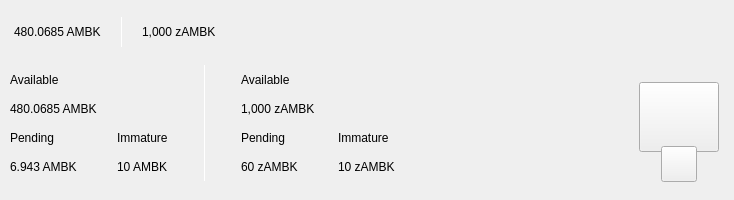
<?xml version="1.0" encoding="UTF-8"?>
<ui version="4.0">
 <class>TopBar</class>
 <widget class="QWidget" name="TopBar">
  <property name="geometry">
   <rect>
    <x>0</x>
    <y>0</y>
    <width>734</width>
    <height>200</height>
   </rect>
  </property>
  <property name="minimumSize">
   <size>
    <width>0</width>
    <height>200</height>
   </size>
  </property>
  <property name="maximumSize">
   <size>
    <width>16777215</width>
    <height>200</height>
   </size>
  </property>
  <property name="windowTitle">
   <string>Form</string>
  </property>
  <layout class="QVBoxLayout" name="verticalLayout_10" stretch="0">
   <property name="spacing">
    <number>0</number>
   </property>
   <property name="leftMargin">
    <number>0</number>
   </property>
   <property name="topMargin">
    <number>0</number>
   </property>
   <property name="rightMargin">
    <number>0</number>
   </property>
   <property name="bottomMargin">
    <number>0</number>
   </property>
   <item>
    <widget class="PFBorderImage" name="containerTop" native="true">
     <layout class="QVBoxLayout" name="verticalLayout_11">
      <property name="spacing">
       <number>0</number>
      </property>
      <property name="leftMargin">
       <number>0</number>
      </property>
      <property name="topMargin">
       <number>0</number>
      </property>
      <property name="rightMargin">
       <number>0</number>
      </property>
      <property name="bottomMargin">
       <number>0</number>
      </property>
      <item>
       <widget class="QWidget" name="top_container_2" native="true">
        <property name="minimumSize">
         <size>
          <width>0</width>
          <height>65</height>
         </size>
        </property>
        <layout class="QHBoxLayout" name="top_container">
         <property name="spacing">
          <number>0</number>
         </property>
         <property name="leftMargin">
          <number>14</number>
         </property>
         <property name="topMargin">
          <number>0</number>
         </property>
         <property name="rightMargin">
          <number>14</number>
         </property>
         <property name="bottomMargin">
          <number>0</number>
         </property>
         <item alignment="Qt::AlignVCenter">
          <widget class="QWidget" name="widgetTopAmount" native="true">
           <property name="sizePolicy">
            <sizepolicy hsizetype="Preferred" vsizetype="Maximum">
             <horstretch>0</horstretch>
             <verstretch>0</verstretch>
            </sizepolicy>
           </property>
           <layout class="QHBoxLayout" name="horizontalLayout_5">
            <property name="spacing">
             <number>0</number>
            </property>
            <property name="leftMargin">
             <number>0</number>
            </property>
            <property name="topMargin">
             <number>0</number>
            </property>
            <property name="rightMargin">
             <number>0</number>
            </property>
            <property name="bottomMargin">
             <number>0</number>
            </property>
            <item alignment="Qt::AlignTop">
             <widget class="QLabel" name="labelAmountTopAmbk">
              <property name="minimumSize">
               <size>
                <width>0</width>
                <height>36</height>
               </size>
              </property>
              <property name="styleSheet">
               <string notr="true">padding:0px;margin:0px;</string>
              </property>
              <property name="text">
               <string>480.0685 AMBK</string>
              </property>
             </widget>
            </item>
            <item>
             <spacer name="horizontalSpacer_11">
              <property name="orientation">
               <enum>Qt::Horizontal</enum>
              </property>
              <property name="sizeType">
               <enum>QSizePolicy::Fixed</enum>
              </property>
              <property name="sizeHint" stdset="0">
               <size>
                <width>20</width>
                <height>20</height>
               </size>
              </property>
             </spacer>
            </item>
            <item alignment="Qt::AlignVCenter">
             <widget class="QLabel" name="label_16">
              <property name="minimumSize">
               <size>
                <width>1</width>
                <height>30</height>
               </size>
              </property>
              <property name="maximumSize">
               <size>
                <width>1</width>
                <height>30</height>
               </size>
              </property>
              <property name="styleSheet">
               <string notr="true">background-color:white;
padding:0px;
border:none;</string>
              </property>
              <property name="text">
               <string/>
              </property>
             </widget>
            </item>
            <item>
             <spacer name="horizontalSpacer_12">
              <property name="orientation">
               <enum>Qt::Horizontal</enum>
              </property>
              <property name="sizeType">
               <enum>QSizePolicy::Fixed</enum>
              </property>
              <property name="sizeHint" stdset="0">
               <size>
                <width>20</width>
                <height>20</height>
               </size>
              </property>
             </spacer>
            </item>
            <item alignment="Qt::AlignTop">
             <widget class="QLabel" name="labelAmountTopzAmbk">
              <property name="minimumSize">
               <size>
                <width>0</width>
                <height>36</height>
               </size>
              </property>
              <property name="text">
               <string>1,000 zAMBK</string>
              </property>
             </widget>
            </item>
           </layout>
          </widget>
         </item>
         <item>
          <spacer name="horizontalSpacer">
           <property name="orientation">
            <enum>Qt::Horizontal</enum>
           </property>
           <property name="sizeHint" stdset="0">
            <size>
             <width>40</width>
             <height>20</height>
            </size>
           </property>
          </spacer>
         </item>
         <item>
          <layout class="QHBoxLayout" name="horizontalLayout_4">
           <property name="spacing">
            <number>12</number>
           </property>
           <property name="rightMargin">
            <number>0</number>
           </property>
           <item alignment="Qt::AlignRight">
            <widget class="QWidget" name="layoutSync" native="true">
             <property name="minimumSize">
              <size>
               <width>0</width>
               <height>36</height>
              </size>
             </property>
             <property name="maximumSize">
              <size>
               <width>16777215</width>
               <height>36</height>
              </size>
             </property>
             <layout class="QVBoxLayout" name="verticalLayout_9">
              <property name="leftMargin">
               <number>0</number>
              </property>
              <property name="topMargin">
               <number>0</number>
              </property>
              <property name="rightMargin">
               <number>0</number>
              </property>
              <property name="bottomMargin">
               <number>0</number>
              </property>
              <item>
               <widget class="ExpandableButton" name="pushButtonSync" native="true">
                <property name="minimumSize">
                 <size>
                  <width>36</width>
                  <height>36</height>
                 </size>
                </property>
                <property name="maximumSize">
                 <size>
                  <width>16777215</width>
                  <height>36</height>
                 </size>
                </property>
               </widget>
              </item>
             </layout>
            </widget>
           </item>
           <item>
            <widget class="ExpandableButton" name="pushButtonMint" native="true">
             <property name="minimumSize">
              <size>
               <width>36</width>
               <height>36</height>
              </size>
             </property>
            </widget>
           </item>
           <item>
            <widget class="ExpandableButton" name="pushButtonStack" native="true">
             <property name="minimumSize">
              <size>
               <width>36</width>
               <height>36</height>
              </size>
             </property>
            </widget>
           </item>
           <item>
            <widget class="ExpandableButton" name="pushButtonColdStaking" native="true">
             <property name="minimumSize">
              <size>
               <width>36</width>
               <height>36</height>
              </size>
             </property>
            </widget>
           </item>
           <item>
            <widget class="ExpandableButton" name="pushButtonConnection" native="true">
             <property name="minimumSize">
              <size>
               <width>36</width>
               <height>36</height>
              </size>
             </property>
            </widget>
           </item>
           <item>
            <widget class="ExpandableButton" name="pushButtonLock" native="true">
             <property name="sizePolicy">
              <sizepolicy hsizetype="Expanding" vsizetype="Expanding">
               <horstretch>0</horstretch>
               <verstretch>0</verstretch>
              </sizepolicy>
             </property>
             <property name="minimumSize">
              <size>
               <width>36</width>
               <height>0</height>
              </size>
             </property>
            </widget>
           </item>
           <item>
            <widget class="ExpandableButton" name="pushButtonTheme" native="true">
             <property name="minimumSize">
              <size>
               <width>36</width>
               <height>36</height>
              </size>
             </property>
             <property name="maximumSize">
              <size>
               <width>16777215</width>
               <height>36</height>
              </size>
             </property>
            </widget>
           </item>
           <item>
            <widget class="ExpandableButton" name="pushButtonFAQ" native="true">
             <property name="minimumSize">
              <size>
               <width>36</width>
               <height>36</height>
              </size>
             </property>
            </widget>
           </item>
          </layout>
         </item>
        </layout>
       </widget>
      </item>
      <item>
       <widget class="QWidget" name="bottom_container" native="true">
        <property name="minimumSize">
         <size>
          <width>0</width>
          <height>135</height>
         </size>
        </property>
        <layout class="QHBoxLayout" name="botton_container">
         <property name="leftMargin">
          <number>10</number>
         </property>
         <property name="topMargin">
          <number>0</number>
         </property>
         <property name="rightMargin">
          <number>10</number>
         </property>
         <property name="bottomMargin">
          <number>10</number>
         </property>
         <item>
          <layout class="QHBoxLayout" name="horizontalLayout_3">
           <property name="bottomMargin">
            <number>9</number>
           </property>
           <item>
            <layout class="QVBoxLayout" name="verticalLayout_7">
             <property name="spacing">
              <number>0</number>
             </property>
             <property name="leftMargin">
              <number>0</number>
             </property>
             <property name="rightMargin">
              <number>30</number>
             </property>
             <item>
              <layout class="QVBoxLayout" name="verticalLayout_2">
               <item>
                <widget class="QLabel" name="labelTitle1">
                 <property name="text">
                  <string>Available</string>
                 </property>
                </widget>
               </item>
               <item>
                <widget class="QLabel" name="labelAmountAmbk">
                 <property name="text">
                  <string>480.0685 AMBK</string>
                 </property>
                </widget>
               </item>
              </layout>
             </item>
             <item>
              <layout class="QHBoxLayout" name="horizontalLayout_2">
               <property name="spacing">
                <number>0</number>
               </property>
               <item>
                <layout class="QVBoxLayout" name="verticalLayout_3">
                 <item>
                  <widget class="QLabel" name="labelTitle3">
                   <property name="text">
                    <string>Pending</string>
                   </property>
                  </widget>
                 </item>
                 <item>
                  <widget class="QLabel" name="labelPendingAmbk">
                   <property name="text">
                    <string>6.943 AMBK</string>
                   </property>
                  </widget>
                 </item>
                </layout>
               </item>
               <item>
                <spacer name="horizontalSpacer_3">
                 <property name="orientation">
                  <enum>Qt::Horizontal</enum>
                 </property>
                 <property name="sizeType">
                  <enum>QSizePolicy::Fixed</enum>
                 </property>
                 <property name="sizeHint" stdset="0">
                  <size>
                   <width>40</width>
                   <height>20</height>
                  </size>
                 </property>
                </spacer>
               </item>
               <item>
                <layout class="QVBoxLayout" name="verticalLayout_4">
                 <item>
                  <widget class="QLabel" name="labelTitle4">
                   <property name="text">
                    <string>Immature</string>
                   </property>
                  </widget>
                 </item>
                 <item>
                  <widget class="QLabel" name="labelImmatureAmbk">
                   <property name="text">
                    <string>10 AMBK</string>
                   </property>
                  </widget>
                 </item>
                </layout>
               </item>
              </layout>
             </item>
            </layout>
           </item>
           <item>
            <widget class="QLabel" name="label_9">
             <property name="minimumSize">
              <size>
               <width>1</width>
               <height>100</height>
              </size>
             </property>
             <property name="maximumSize">
              <size>
               <width>1</width>
               <height>16777215</height>
              </size>
             </property>
             <property name="styleSheet">
              <string notr="true">background-color:white;
padding:0px;
border:none;</string>
             </property>
             <property name="text">
              <string/>
             </property>
            </widget>
           </item>
           <item>
            <layout class="QVBoxLayout" name="verticalLayout_8">
             <property name="spacing">
              <number>0</number>
             </property>
             <property name="leftMargin">
              <number>30</number>
             </property>
             <item>
              <layout class="QVBoxLayout" name="verticalLayout">
               <item>
                <widget class="QLabel" name="labelTitle2">
                 <property name="text">
                  <string>Available</string>
                 </property>
                </widget>
               </item>
               <item>
                <widget class="QLabel" name="labelAmountzAmbk">
                 <property name="text">
                  <string>1,000 zAMBK</string>
                 </property>
                </widget>
               </item>
              </layout>
             </item>
             <item>
              <layout class="QHBoxLayout" name="horizontalLayout">
               <property name="spacing">
                <number>0</number>
               </property>
               <item>
                <layout class="QVBoxLayout" name="verticalLayout_5">
                 <item>
                  <widget class="QLabel" name="labelTitle5">
                   <property name="text">
                    <string>Pending</string>
                   </property>
                  </widget>
                 </item>
                 <item>
                  <widget class="QLabel" name="labelPendingzAmbk">
                   <property name="text">
                    <string>60 zAMBK</string>
                   </property>
                  </widget>
                 </item>
                </layout>
               </item>
               <item>
                <spacer name="horizontalSpacer_4">
                 <property name="orientation">
                  <enum>Qt::Horizontal</enum>
                 </property>
                 <property name="sizeType">
                  <enum>QSizePolicy::Fixed</enum>
                 </property>
                 <property name="sizeHint" stdset="0">
                  <size>
                   <width>40</width>
                   <height>20</height>
                  </size>
                 </property>
                </spacer>
               </item>
               <item>
                <layout class="QVBoxLayout" name="verticalLayout_6">
                 <item>
                  <widget class="QLabel" name="labelTitle6">
                   <property name="text">
                    <string>Immature</string>
                   </property>
                  </widget>
                 </item>
                 <item>
                  <widget class="QLabel" name="labelImmaturezAmbk">
                   <property name="text">
                    <string>10 zAMBK</string>
                   </property>
                  </widget>
                 </item>
                </layout>
               </item>
              </layout>
             </item>
            </layout>
           </item>
          </layout>
         </item>
         <item>
          <spacer name="horizontalSpacer_2">
           <property name="orientation">
            <enum>Qt::Horizontal</enum>
           </property>
           <property name="sizeHint" stdset="0">
            <size>
             <width>40</width>
             <height>20</height>
            </size>
           </property>
          </spacer>
         </item>
         <item alignment="Qt::AlignHCenter|Qt::AlignVCenter">
          <widget class="QWidget" name="qrContainer" native="true">
           <property name="sizePolicy">
            <sizepolicy hsizetype="Preferred" vsizetype="Minimum">
             <horstretch>0</horstretch>
             <verstretch>0</verstretch>
            </sizepolicy>
           </property>
           <property name="minimumSize">
            <size>
             <width>90</width>
             <height>110</height>
            </size>
           </property>
           <property name="maximumSize">
            <size>
             <width>90</width>
             <height>110</height>
            </size>
           </property>
           <layout class="QVBoxLayout" name="containerQR">
            <property name="spacing">
             <number>0</number>
            </property>
            <property name="leftMargin">
             <number>5</number>
            </property>
            <property name="topMargin">
             <number>10</number>
            </property>
            <property name="rightMargin">
             <number>5</number>
            </property>
            <property name="bottomMargin">
             <number>0</number>
            </property>
            <item>
             <widget class="QPushButton" name="btnQr">
              <property name="minimumSize">
               <size>
                <width>70</width>
                <height>70</height>
               </size>
              </property>
              <property name="maximumSize">
               <size>
                <width>16777215</width>
                <height>70</height>
               </size>
              </property>
              <property name="focusPolicy">
               <enum>Qt::NoFocus</enum>
              </property>
              <property name="text">
               <string/>
              </property>
              <property name="iconSize">
               <size>
                <width>70</width>
                <height>70</height>
               </size>
              </property>
             </widget>
            </item>
            <item>
             <spacer name="verticalSpacer">
              <property name="orientation">
               <enum>Qt::Vertical</enum>
              </property>
              <property name="sizeType">
               <enum>QSizePolicy::Fixed</enum>
              </property>
              <property name="sizeHint" stdset="0">
               <size>
                <width>20</width>
                <height>20</height>
               </size>
              </property>
             </spacer>
            </item>
            <item alignment="Qt::AlignHCenter|Qt::AlignBottom">
             <widget class="QPushButton" name="pushButtonQR">
              <property name="minimumSize">
               <size>
                <width>36</width>
                <height>36</height>
               </size>
              </property>
              <property name="maximumSize">
               <size>
                <width>36</width>
                <height>36</height>
               </size>
              </property>
              <property name="focusPolicy">
               <enum>Qt::NoFocus</enum>
              </property>
              <property name="text">
               <string/>
              </property>
             </widget>
            </item>
           </layout>
          </widget>
         </item>
        </layout>
       </widget>
      </item>
     </layout>
    </widget>
   </item>
  </layout>
 </widget>
 <customwidgets>
  <customwidget>
   <class>ExpandableButton</class>
   <extends>QWidget</extends>
   <header>qt/ambankcoin/expandablebutton.h</header>
   <container>1</container>
  </customwidget>
  <customwidget>
   <class>PFBorderImage</class>
   <extends>QFrame</extends>
   <header>qt/ambankcoin/pfborderimage.h</header>
   <container>1</container>
  </customwidget>
 </customwidgets>
 <resources/>
 <connections/>
</ui>
